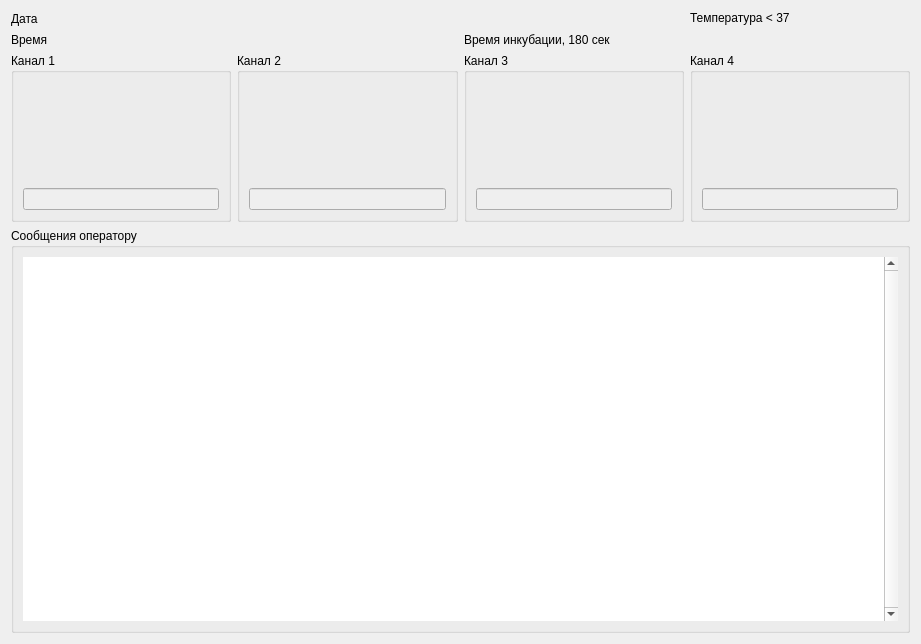
<?xml version="1.0" encoding="UTF-8"?>
<ui version="4.0">
 <class>Measurement</class>
 <widget class="QWidget" name="Measurement">
  <property name="geometry">
   <rect>
    <x>0</x>
    <y>0</y>
    <width>921</width>
    <height>644</height>
   </rect>
  </property>
  <property name="windowTitle">
   <string>Form</string>
  </property>
  <layout class="QVBoxLayout" name="verticalLayout_2">
   <item>
    <layout class="QGridLayout" name="gridLayout">
     <item row="1" column="0" colspan="2">
      <widget class="QLabel" name="label_time">
       <property name="minimumSize">
        <size>
         <width>100</width>
         <height>15</height>
        </size>
       </property>
       <property name="text">
        <string>Время</string>
       </property>
      </widget>
     </item>
     <item row="0" column="0" colspan="2">
      <widget class="QLabel" name="label_date">
       <property name="minimumSize">
        <size>
         <width>100</width>
         <height>15</height>
        </size>
       </property>
       <property name="text">
        <string>Дата</string>
       </property>
      </widget>
     </item>
     <item row="2" column="0">
      <widget class="QGroupBox" name="groupBox_ch1">
       <property name="title">
        <string>Канал 1</string>
       </property>
       <layout class="QVBoxLayout" name="verticalLayout_3">
        <item>
         <widget class="QWidget" name="widget_ch1" native="true">
          <property name="minimumSize">
           <size>
            <width>50</width>
            <height>100</height>
           </size>
          </property>
         </widget>
        </item>
        <item>
         <widget class="QLineEdit" name="lineEdit_Ch1">
          <property name="enabled">
           <bool>false</bool>
          </property>
          <property name="text">
           <string/>
          </property>
          <property name="readOnly">
           <bool>true</bool>
          </property>
         </widget>
        </item>
       </layout>
      </widget>
     </item>
     <item row="2" column="3">
      <widget class="QGroupBox" name="groupBox_ch4">
       <property name="title">
        <string>Канал 4</string>
       </property>
       <layout class="QVBoxLayout" name="verticalLayout_7">
        <item>
         <widget class="QWidget" name="widget_ch4" native="true"/>
        </item>
        <item>
         <widget class="QLineEdit" name="lineEdit_Ch4">
          <property name="enabled">
           <bool>false</bool>
          </property>
          <property name="readOnly">
           <bool>true</bool>
          </property>
         </widget>
        </item>
       </layout>
      </widget>
     </item>
     <item row="2" column="2">
      <widget class="QGroupBox" name="groupBox_ch3">
       <property name="title">
        <string>Канал 3</string>
       </property>
       <layout class="QVBoxLayout" name="verticalLayout_6">
        <item>
         <widget class="QWidget" name="widget_ch3" native="true"/>
        </item>
        <item>
         <widget class="QLineEdit" name="lineEdit_Ch3">
          <property name="enabled">
           <bool>false</bool>
          </property>
          <property name="readOnly">
           <bool>true</bool>
          </property>
         </widget>
        </item>
       </layout>
      </widget>
     </item>
     <item row="2" column="1">
      <widget class="QGroupBox" name="groupBox_ch2">
       <property name="title">
        <string>Канал 2</string>
       </property>
       <layout class="QVBoxLayout" name="verticalLayout_5">
        <item>
         <widget class="QWidget" name="widget_ch2" native="true"/>
        </item>
        <item>
         <widget class="QLineEdit" name="lineEdit_Ch2">
          <property name="enabled">
           <bool>false</bool>
          </property>
          <property name="readOnly">
           <bool>true</bool>
          </property>
         </widget>
        </item>
       </layout>
      </widget>
     </item>
     <item row="1" column="2">
      <widget class="QLabel" name="label_incube">
       <property name="text">
        <string>Время инкубации, 180 сек</string>
       </property>
      </widget>
     </item>
     <item row="0" column="3">
      <widget class="QLabel" name="label_3">
       <property name="text">
        <string>Температура &lt; 37</string>
       </property>
      </widget>
     </item>
    </layout>
   </item>
   <item>
    <widget class="QGroupBox" name="groupBox_2">
     <property name="sizePolicy">
      <sizepolicy hsizetype="Preferred" vsizetype="Preferred">
       <horstretch>0</horstretch>
       <verstretch>0</verstretch>
      </sizepolicy>
     </property>
     <property name="minimumSize">
      <size>
       <width>500</width>
       <height>200</height>
      </size>
     </property>
     <property name="title">
      <string>Сообщения оператору</string>
     </property>
     <layout class="QHBoxLayout" name="horizontalLayout_3">
      <item>
       <widget class="QTextBrowser" name="textBrowser">
        <property name="enabled">
         <bool>true</bool>
        </property>
        <property name="frameShape">
         <enum>QFrame::NoFrame</enum>
        </property>
        <property name="verticalScrollBarPolicy">
         <enum>Qt::ScrollBarAlwaysOn</enum>
        </property>
        <property name="html">
         <string>&lt;!DOCTYPE HTML PUBLIC &quot;-//W3C//DTD HTML 4.0//EN&quot; &quot;http://www.w3.org/TR/REC-html40/strict.dtd&quot;&gt;
&lt;html&gt;&lt;head&gt;&lt;meta name=&quot;qrichtext&quot; content=&quot;1&quot; /&gt;&lt;style type=&quot;text/css&quot;&gt;
p, li { white-space: pre-wrap; }
&lt;/style&gt;&lt;/head&gt;&lt;body style=&quot; font-family:'MS Shell Dlg 2'; font-size:8.25pt; font-weight:400; font-style:normal;&quot;&gt;
&lt;p style=&quot;-qt-paragraph-type:empty; margin-top:0px; margin-bottom:0px; margin-left:0px; margin-right:0px; -qt-block-indent:0; text-indent:0px; color:#ff0000;&quot;&gt;&lt;br /&gt;&lt;/p&gt;&lt;/body&gt;&lt;/html&gt;</string>
        </property>
       </widget>
      </item>
     </layout>
    </widget>
   </item>
  </layout>
  <zorder></zorder>
  <zorder>groupBox_2</zorder>
 </widget>
 <resources/>
 <connections/>
</ui>
